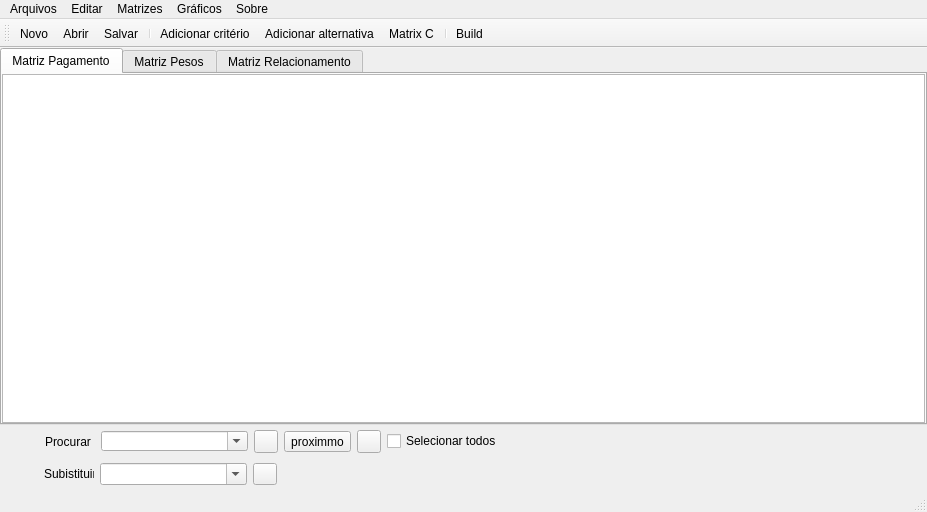
<?xml version="1.0" encoding="UTF-8"?>
<ui version="4.0">
 <class>MainWindow</class>
 <widget class="QMainWindow" name="MainWindow">
  <property name="geometry">
   <rect>
    <x>0</x>
    <y>0</y>
    <width>927</width>
    <height>512</height>
   </rect>
  </property>
  <property name="windowTitle">
   <string>MEM - Método de Escolha Múltipla</string>
  </property>
  <property name="documentMode">
   <bool>false</bool>
  </property>
  <property name="tabShape">
   <enum>QTabWidget::Rounded</enum>
  </property>
  <widget class="QWidget" name="centralWidget">
   <layout class="QVBoxLayout" name="verticalLayout">
    <property name="spacing">
     <number>0</number>
    </property>
    <property name="leftMargin">
     <number>0</number>
    </property>
    <property name="topMargin">
     <number>0</number>
    </property>
    <property name="rightMargin">
     <number>0</number>
    </property>
    <property name="bottomMargin">
     <number>0</number>
    </property>
    <item>
     <widget class="QTabWidget" name="tabWidget">
      <property name="currentIndex">
       <number>0</number>
      </property>
      <property name="tabsClosable">
       <bool>false</bool>
      </property>
      <widget class="QWidget" name="tabMatrixPayment">
       <attribute name="title">
        <string>Matriz Pagamento</string>
       </attribute>
       <layout class="QHBoxLayout" name="horizontalLayout">
        <property name="spacing">
         <number>0</number>
        </property>
        <property name="leftMargin">
         <number>0</number>
        </property>
        <property name="topMargin">
         <number>0</number>
        </property>
        <property name="rightMargin">
         <number>0</number>
        </property>
        <property name="bottomMargin">
         <number>0</number>
        </property>
        <item>
         <widget class="Table" name="tableMatrixPayment">
          <attribute name="verticalHeaderShowSortIndicator" stdset="0">
           <bool>false</bool>
          </attribute>
          <attribute name="verticalHeaderStretchLastSection">
           <bool>false</bool>
          </attribute>
         </widget>
        </item>
       </layout>
      </widget>
      <widget class="QWidget" name="tabMatrixWeight">
       <attribute name="title">
        <string>Matriz Pesos</string>
       </attribute>
       <layout class="QHBoxLayout" name="horizontalLayout_2">
        <property name="leftMargin">
         <number>0</number>
        </property>
        <property name="topMargin">
         <number>0</number>
        </property>
        <property name="rightMargin">
         <number>0</number>
        </property>
        <property name="bottomMargin">
         <number>0</number>
        </property>
        <item>
         <widget class="Table" name="tableMatrixWeight"/>
        </item>
       </layout>
      </widget>
      <widget class="QWidget" name="tabMatrixRelationship">
       <attribute name="title">
        <string>Matriz Relacionamento</string>
       </attribute>
       <layout class="QHBoxLayout" name="horizontalLayout_3">
        <property name="leftMargin">
         <number>0</number>
        </property>
        <property name="topMargin">
         <number>0</number>
        </property>
        <property name="rightMargin">
         <number>0</number>
        </property>
        <property name="bottomMargin">
         <number>0</number>
        </property>
        <item>
         <widget class="Table" name="tableMatrixRelationship"/>
        </item>
       </layout>
      </widget>
     </widget>
    </item>
    <item>
     <widget class="FindTable" name="tableFindValue" native="true">
      <property name="minimumSize">
       <size>
        <width>921</width>
        <height>40</height>
       </size>
      </property>
      <property name="maximumSize">
       <size>
        <width>921</width>
        <height>80</height>
       </size>
      </property>
      <layout class="QVBoxLayout" name="verticalLayout_4">
       <property name="leftMargin">
        <number>9</number>
       </property>
       <property name="topMargin">
        <number>0</number>
       </property>
       <property name="bottomMargin">
        <number>0</number>
       </property>
       <item>
        <layout class="QVBoxLayout" name="verticalLayout_2">
         <property name="spacing">
          <number>0</number>
         </property>
         <property name="leftMargin">
          <number>0</number>
         </property>
         <property name="topMargin">
          <number>0</number>
         </property>
         <property name="rightMargin">
          <number>0</number>
         </property>
         <property name="bottomMargin">
          <number>0</number>
         </property>
         <item>
          <widget class="QWidget" name="wgtFindTbale" native="true">
           <layout class="QHBoxLayout" name="horizontalLayout_4">
            <property name="sizeConstraint">
             <enum>QLayout::SetMinAndMaxSize</enum>
            </property>
            <property name="leftMargin">
             <number>6</number>
            </property>
            <property name="topMargin">
             <number>5</number>
            </property>
            <property name="rightMargin">
             <number>6</number>
            </property>
            <property name="bottomMargin">
             <number>5</number>
            </property>
            <item>
             <widget class="QToolButton" name="btnFindClose">
              <property name="text">
               <string/>
              </property>
              <property name="icon">
               <iconset resource="imagens.qrc">
                <normaloff>:/imagens/cancel.png</normaloff>:/imagens/cancel.png</iconset>
              </property>
              <property name="popupMode">
               <enum>QToolButton::DelayedPopup</enum>
              </property>
              <property name="autoRaise">
               <bool>true</bool>
              </property>
              <property name="arrowType">
               <enum>Qt::NoArrow</enum>
              </property>
             </widget>
            </item>
            <item>
             <widget class="QLabel" name="lblFind">
              <property name="minimumSize">
               <size>
                <width>50</width>
                <height>0</height>
               </size>
              </property>
              <property name="maximumSize">
               <size>
                <width>50</width>
                <height>16777215</height>
               </size>
              </property>
              <property name="text">
               <string>Procurar</string>
              </property>
             </widget>
            </item>
            <item>
             <widget class="QComboBox" name="cbxFind">
              <property name="minimumSize">
               <size>
                <width>147</width>
                <height>20</height>
               </size>
              </property>
              <property name="maximumSize">
               <size>
                <width>147</width>
                <height>20</height>
               </size>
              </property>
              <property name="editable">
               <bool>true</bool>
              </property>
              <property name="maxVisibleItems">
               <number>10</number>
              </property>
              <property name="insertPolicy">
               <enum>QComboBox::NoInsert</enum>
              </property>
             </widget>
            </item>
            <item>
             <widget class="QToolButton" name="btnFind">
              <property name="text">
               <string/>
              </property>
              <property name="icon">
               <iconset resource="imagens.qrc">
                <normaloff>:/imagens/find.png</normaloff>:/imagens/find.png</iconset>
              </property>
             </widget>
            </item>
            <item>
             <widget class="QToolButton" name="btnFindPrev">
              <property name="text">
               <string>proximmo</string>
              </property>
              <property name="icon">
               <iconset resource="imagens.qrc">
                <normaloff>:/imagens/arrow_left.png</normaloff>:/imagens/arrow_left.png</iconset>
              </property>
              <property name="checkable">
               <bool>false</bool>
              </property>
             </widget>
            </item>
            <item>
             <widget class="QToolButton" name="btnFindNext">
              <property name="text">
               <string/>
              </property>
              <property name="icon">
               <iconset resource="imagens.qrc">
                <normaloff>:/imagens/arrow_right.png</normaloff>:/imagens/arrow_right.png</iconset>
              </property>
              <property name="checkable">
               <bool>false</bool>
              </property>
              <property name="checked">
               <bool>false</bool>
              </property>
             </widget>
            </item>
            <item>
             <widget class="QCheckBox" name="ckbSelectAll">
              <property name="text">
               <string>Selecionar todos</string>
              </property>
             </widget>
            </item>
            <item>
             <widget class="QLabel" name="lblInfomation">
              <property name="text">
               <string/>
              </property>
             </widget>
            </item>
            <item>
             <spacer name="horizontalSpacer_2">
              <property name="orientation">
               <enum>Qt::Horizontal</enum>
              </property>
              <property name="sizeType">
               <enum>QSizePolicy::MinimumExpanding</enum>
              </property>
              <property name="sizeHint" stdset="0">
               <size>
                <width>40</width>
                <height>20</height>
               </size>
              </property>
             </spacer>
            </item>
           </layout>
          </widget>
         </item>
         <item>
          <widget class="QWidget" name="wgtReplaceTable" native="true">
           <property name="minimumSize">
            <size>
             <width>0</width>
             <height>32</height>
            </size>
           </property>
           <property name="maximumSize">
            <size>
             <width>16777215</width>
             <height>32</height>
            </size>
           </property>
           <layout class="QHBoxLayout" name="horizontalLayout_5">
            <property name="leftMargin">
             <number>6</number>
            </property>
            <property name="topMargin">
             <number>5</number>
            </property>
            <property name="rightMargin">
             <number>6</number>
            </property>
            <property name="bottomMargin">
             <number>5</number>
            </property>
            <item>
             <spacer name="horizontalSpacer_3">
              <property name="orientation">
               <enum>Qt::Horizontal</enum>
              </property>
              <property name="sizeType">
               <enum>QSizePolicy::Fixed</enum>
              </property>
              <property name="sizeHint" stdset="0">
               <size>
                <width>29</width>
                <height>20</height>
               </size>
              </property>
             </spacer>
            </item>
            <item>
             <widget class="QLabel" name="lblReplace">
              <property name="minimumSize">
               <size>
                <width>50</width>
                <height>0</height>
               </size>
              </property>
              <property name="maximumSize">
               <size>
                <width>50</width>
                <height>16777215</height>
               </size>
              </property>
              <property name="text">
               <string>Subistituir</string>
              </property>
             </widget>
            </item>
            <item>
             <widget class="QComboBox" name="cbxReplace">
              <property name="minimumSize">
               <size>
                <width>147</width>
                <height>0</height>
               </size>
              </property>
              <property name="maximumSize">
               <size>
                <width>147</width>
                <height>16777215</height>
               </size>
              </property>
              <property name="editable">
               <bool>true</bool>
              </property>
              <property name="insertPolicy">
               <enum>QComboBox::NoInsert</enum>
              </property>
             </widget>
            </item>
            <item>
             <widget class="QToolButton" name="btnReplace">
              <property name="layoutDirection">
               <enum>Qt::LeftToRight</enum>
              </property>
              <property name="autoFillBackground">
               <bool>false</bool>
              </property>
              <property name="text">
               <string/>
              </property>
              <property name="icon">
               <iconset resource="imagens.qrc">
                <normaloff>:/imagens/table_replace.png</normaloff>:/imagens/table_replace.png</iconset>
              </property>
             </widget>
            </item>
            <item>
             <spacer name="horizontalSpacer">
              <property name="orientation">
               <enum>Qt::Horizontal</enum>
              </property>
              <property name="sizeType">
               <enum>QSizePolicy::Expanding</enum>
              </property>
              <property name="sizeHint" stdset="0">
               <size>
                <width>40</width>
                <height>20</height>
               </size>
              </property>
             </spacer>
            </item>
           </layout>
          </widget>
         </item>
        </layout>
       </item>
      </layout>
     </widget>
    </item>
   </layout>
  </widget>
  <widget class="QMenuBar" name="menuBar">
   <property name="geometry">
    <rect>
     <x>0</x>
     <y>0</y>
     <width>927</width>
     <height>21</height>
    </rect>
   </property>
   <widget class="QMenu" name="menuArquivos">
    <property name="title">
     <string>Arquivos</string>
    </property>
    <widget class="QMenu" name="menuLinguagem">
     <property name="title">
      <string>Linguagem</string>
     </property>
     <addaction name="actPortuguese"/>
     <addaction name="actEnglish"/>
     <addaction name="actEspanish"/>
     <addaction name="actFrench"/>
     <addaction name="actArabic"/>
    </widget>
    <addaction name="actNewMenu"/>
    <addaction name="actOpenMenu"/>
    <addaction name="actSaveMenu"/>
    <addaction name="separator"/>
    <addaction name="actConfiguration"/>
    <addaction name="menuLinguagem"/>
    <addaction name="separator"/>
    <addaction name="actClose"/>
   </widget>
   <widget class="QMenu" name="menuEdit">
    <property name="title">
     <string>Editar</string>
    </property>
    <widget class="QMenu" name="menuCriteria">
     <property name="title">
      <string>Critério</string>
     </property>
     <addaction name="actAddCriteriaMenu"/>
     <addaction name="actDeleteCriteria"/>
     <addaction name="separator"/>
     <addaction name="actEditCriteria"/>
    </widget>
    <widget class="QMenu" name="menuAlternative">
     <property name="title">
      <string>Alternativa</string>
     </property>
     <addaction name="actAddAlternativeMenu"/>
     <addaction name="actDeleteAlternative"/>
     <addaction name="separator"/>
     <addaction name="actEditAlternative"/>
    </widget>
    <addaction name="menuCriteria"/>
    <addaction name="menuAlternative"/>
    <addaction name="actMatrixCMenu"/>
    <addaction name="separator"/>
    <addaction name="actFindInTable"/>
    <addaction name="actReplaceTable"/>
   </widget>
   <widget class="QMenu" name="menuTabela">
    <property name="title">
     <string>Matrizes</string>
    </property>
    <addaction name="actMatrixALine"/>
    <addaction name="actMatrixBLine"/>
    <addaction name="actResultRelative"/>
    <addaction name="separator"/>
    <addaction name="actMirror"/>
   </widget>
   <widget class="QMenu" name="menuAbout">
    <property name="title">
     <string>Sobre</string>
    </property>
    <addaction name="actHelp"/>
    <addaction name="actAbout"/>
   </widget>
   <widget class="QMenu" name="menuGraphics">
    <property name="title">
     <string>Gráficos</string>
    </property>
    <addaction name="actGraphResult"/>
    <addaction name="actSensibilityGraphic"/>
   </widget>
   <addaction name="menuArquivos"/>
   <addaction name="menuEdit"/>
   <addaction name="menuTabela"/>
   <addaction name="menuGraphics"/>
   <addaction name="menuAbout"/>
  </widget>
  <widget class="QToolBar" name="mainToolBar">
   <property name="iconSize">
    <size>
     <width>32</width>
     <height>32</height>
    </size>
   </property>
   <property name="floatable">
    <bool>true</bool>
   </property>
   <attribute name="toolBarArea">
    <enum>TopToolBarArea</enum>
   </attribute>
   <attribute name="toolBarBreak">
    <bool>false</bool>
   </attribute>
   <addaction name="actNew"/>
   <addaction name="actOpen"/>
   <addaction name="actSave"/>
   <addaction name="separator"/>
   <addaction name="actAddCriteria"/>
   <addaction name="actAddAlternative"/>
   <addaction name="actMatrixC"/>
   <addaction name="separator"/>
   <addaction name="actBuild"/>
  </widget>
  <widget class="QStatusBar" name="statusBar"/>
  <action name="actOpen">
   <property name="icon">
    <iconset resource="imagens.qrc">
     <normaloff>:/imagens/folder_table_32.png</normaloff>:/imagens/folder_table_32.png</iconset>
   </property>
   <property name="text">
    <string>Abrir</string>
   </property>
   <property name="shortcut">
    <string>Ctrl+O</string>
   </property>
  </action>
  <action name="actSave">
   <property name="icon">
    <iconset resource="imagens.qrc">
     <normaloff>:/imagens/save_32.png</normaloff>:/imagens/save_32.png</iconset>
   </property>
   <property name="text">
    <string>Salvar</string>
   </property>
   <property name="shortcut">
    <string>Ctrl+S</string>
   </property>
  </action>
  <action name="actClose">
   <property name="icon">
    <iconset resource="imagens.qrc">
     <normaloff>:/imagens/cross.png</normaloff>:/imagens/cross.png</iconset>
   </property>
   <property name="text">
    <string>Fechar</string>
   </property>
  </action>
  <action name="actPortuguese">
   <property name="checkable">
    <bool>true</bool>
   </property>
   <property name="checked">
    <bool>false</bool>
   </property>
   <property name="icon">
    <iconset resource="imagens.qrc">
     <normaloff>:/imagens/flag_brazil.png</normaloff>:/imagens/flag_brazil.png</iconset>
   </property>
   <property name="text">
    <string>Português</string>
   </property>
  </action>
  <action name="actEnglish">
   <property name="checkable">
    <bool>true</bool>
   </property>
   <property name="icon">
    <iconset resource="imagens.qrc">
     <normaloff>:/imagens/flag_usa.png</normaloff>:/imagens/flag_usa.png</iconset>
   </property>
   <property name="text">
    <string>Inglês</string>
   </property>
  </action>
  <action name="actAddCriteria">
   <property name="icon">
    <iconset resource="imagens.qrc">
     <normaloff>:/imagens/table_col_insert_32.png</normaloff>:/imagens/table_col_insert_32.png</iconset>
   </property>
   <property name="text">
    <string>Adicionar critério</string>
   </property>
   <property name="toolTip">
    <string>Adicionar críterio</string>
   </property>
  </action>
  <action name="actAddAlternative">
   <property name="icon">
    <iconset resource="imagens.qrc">
     <normaloff>:/imagens/table_row_insert_32.png</normaloff>:/imagens/table_row_insert_32.png</iconset>
   </property>
   <property name="text">
    <string>Adicionar alternativa</string>
   </property>
  </action>
  <action name="actMirror">
   <property name="checkable">
    <bool>true</bool>
   </property>
   <property name="checked">
    <bool>true</bool>
   </property>
   <property name="icon">
    <iconset resource="imagens.qrc">
     <normaloff>:/imagens/table_mirror.png</normaloff>:/imagens/table_mirror.png</iconset>
   </property>
   <property name="text">
    <string>Espelhamento</string>
   </property>
   <property name="shortcut">
    <string>Ctrl+E</string>
   </property>
  </action>
  <action name="actAbout">
   <property name="icon">
    <iconset resource="imagens.qrc">
     <normaloff>:/imagens/about.png</normaloff>:/imagens/about.png</iconset>
   </property>
   <property name="text">
    <string>Sobre</string>
   </property>
  </action>
  <action name="actHelp">
   <property name="icon">
    <iconset resource="imagens.qrc">
     <normaloff>:/imagens/help.png</normaloff>:/imagens/help.png</iconset>
   </property>
   <property name="text">
    <string>Ajuda</string>
   </property>
  </action>
  <action name="actEspanish">
   <property name="icon">
    <iconset resource="imagens.qrc">
     <normaloff>:/imagens/flag_spain.png</normaloff>:/imagens/flag_spain.png</iconset>
   </property>
   <property name="text">
    <string>Espanhol</string>
   </property>
  </action>
  <action name="actMatrixALine">
   <property name="checkable">
    <bool>true</bool>
   </property>
   <property name="text">
    <string>Matriz A'</string>
   </property>
  </action>
  <action name="actConfiguration">
   <property name="text">
    <string>Configuração</string>
   </property>
  </action>
  <action name="actFindInTable">
   <property name="icon">
    <iconset resource="imagens.qrc">
     <normaloff>:/imagens/find.png</normaloff>:/imagens/find.png</iconset>
   </property>
   <property name="text">
    <string>Procurar</string>
   </property>
   <property name="shortcut">
    <string>Ctrl+F</string>
   </property>
  </action>
  <action name="actMatrixBLine">
   <property name="checkable">
    <bool>true</bool>
   </property>
   <property name="text">
    <string>Matriz B'</string>
   </property>
  </action>
  <action name="actBuild">
   <property name="icon">
    <iconset resource="imagens.qrc">
     <normaloff>:/imagens/build_32.png</normaloff>:/imagens/build_32.png</iconset>
   </property>
   <property name="text">
    <string>Build</string>
   </property>
  </action>
  <action name="actReplaceTable">
   <property name="icon">
    <iconset resource="imagens.qrc">
     <normaloff>:/imagens/table_replace.png</normaloff>:/imagens/table_replace.png</iconset>
   </property>
   <property name="text">
    <string>Subistituir</string>
   </property>
   <property name="shortcut">
    <string>Ctrl+H</string>
   </property>
  </action>
  <action name="actEditCriteria">
   <property name="icon">
    <iconset resource="imagens.qrc">
     <normaloff>:/imagens/table_refresh.png</normaloff>:/imagens/table_refresh.png</iconset>
   </property>
   <property name="text">
    <string>Editar Critério</string>
   </property>
  </action>
  <action name="actDeleteCriteria">
   <property name="icon">
    <iconset resource="imagens.qrc">
     <normaloff>:/imagens/table_col_delete.png</normaloff>:/imagens/table_col_delete.png</iconset>
   </property>
   <property name="text">
    <string>Excluir critério</string>
   </property>
  </action>
  <action name="actAddCriteriaMenu">
   <property name="icon">
    <iconset resource="imagens.qrc">
     <normaloff>:/imagens/table_col_insert.png</normaloff>:/imagens/table_col_insert.png</iconset>
   </property>
   <property name="text">
    <string>Adicionar critério</string>
   </property>
  </action>
  <action name="actEditAlternative">
   <property name="icon">
    <iconset resource="imagens.qrc">
     <normaloff>:/imagens/table_refresh.png</normaloff>:/imagens/table_refresh.png</iconset>
   </property>
   <property name="text">
    <string>Editar alternativa</string>
   </property>
  </action>
  <action name="actDeleteAlternative">
   <property name="icon">
    <iconset resource="imagens.qrc">
     <normaloff>:/imagens/table_row_delete.png</normaloff>:/imagens/table_row_delete.png</iconset>
   </property>
   <property name="text">
    <string>Excluir alternativa</string>
   </property>
  </action>
  <action name="actAddAlternativeMenu">
   <property name="icon">
    <iconset resource="imagens.qrc">
     <normaloff>:/imagens/table_row_insert.png</normaloff>:/imagens/table_row_insert.png</iconset>
   </property>
   <property name="text">
    <string>Adicionar alternativa</string>
   </property>
  </action>
  <action name="actResultRelative">
   <property name="checkable">
    <bool>true</bool>
   </property>
   <property name="text">
    <string>Resultado parcial</string>
   </property>
  </action>
  <action name="actFrench">
   <property name="icon">
    <iconset resource="imagens.qrc">
     <normaloff>:/imagens/flag_france.png</normaloff>:/imagens/flag_france.png</iconset>
   </property>
   <property name="text">
    <string>Francês</string>
   </property>
  </action>
  <action name="actGraphResult">
   <property name="text">
    <string>Desempenho de alternativa</string>
   </property>
  </action>
  <action name="actNew">
   <property name="icon">
    <iconset resource="imagens.qrc">
     <normaloff>:/imagens/document_empty_32.png</normaloff>:/imagens/document_empty_32.png</iconset>
   </property>
   <property name="text">
    <string>Novo</string>
   </property>
   <property name="shortcut">
    <string>Ctrl+N</string>
   </property>
  </action>
  <action name="actOpenMenu">
   <property name="icon">
    <iconset resource="imagens.qrc">
     <normaloff>:/imagens/folder_table.png</normaloff>:/imagens/folder_table.png</iconset>
   </property>
   <property name="text">
    <string>Abrir</string>
   </property>
  </action>
  <action name="actSaveMenu">
   <property name="icon">
    <iconset resource="imagens.qrc">
     <normaloff>:/imagens/save.png</normaloff>:/imagens/save.png</iconset>
   </property>
   <property name="text">
    <string>Salvar</string>
   </property>
  </action>
  <action name="actNewMenu">
   <property name="icon">
    <iconset resource="imagens.qrc">
     <normaloff>:/imagens/document_empty.png</normaloff>:/imagens/document_empty.png</iconset>
   </property>
   <property name="text">
    <string>Novo</string>
   </property>
  </action>
  <action name="actSensibilityGraphic">
   <property name="text">
    <string>Grafico de sensibilidade</string>
   </property>
  </action>
  <action name="actMatrixC">
   <property name="icon">
    <iconset resource="imagens.qrc">
     <normaloff>:/imagens/table_mirror_32.png</normaloff>:/imagens/table_mirror_32.png</iconset>
   </property>
   <property name="text">
    <string>Matrix C</string>
   </property>
  </action>
  <action name="actMatrixCMenu">
   <property name="text">
    <string>Matrix C</string>
   </property>
  </action>
  <action name="actArabic">
   <property name="icon">
    <iconset>
     <normaloff>imagens/flag_sa.png</normaloff>imagens/flag_sa.png</iconset>
   </property>
   <property name="text">
    <string>Árabe</string>
   </property>
  </action>
 </widget>
 <layoutdefault spacing="6" margin="11"/>
 <customwidgets>
  <customwidget>
   <class>FindTable</class>
   <extends>QWidget</extends>
   <header location="global">findtable.h</header>
   <container>1</container>
  </customwidget>
  <customwidget>
   <class>Table</class>
   <extends>QTableView</extends>
   <header location="global">table.h</header>
   <slots>
    <slot>setMirror(bool)</slot>
   </slots>
  </customwidget>
 </customwidgets>
 <resources>
  <include location="imagens.qrc"/>
 </resources>
 <connections>
  <connection>
   <sender>actClose</sender>
   <signal>triggered()</signal>
   <receiver>MainWindow</receiver>
   <slot>close()</slot>
   <hints>
    <hint type="sourcelabel">
     <x>-1</x>
     <y>-1</y>
    </hint>
    <hint type="destinationlabel">
     <x>199</x>
     <y>149</y>
    </hint>
   </hints>
  </connection>
  <connection>
   <sender>actMirror</sender>
   <signal>toggled(bool)</signal>
   <receiver>tableMatrixRelationship</receiver>
   <slot>setMirror(bool)</slot>
   <hints>
    <hint type="sourcelabel">
     <x>-1</x>
     <y>-1</y>
    </hint>
    <hint type="destinationlabel">
     <x>101</x>
     <y>106</y>
    </hint>
   </hints>
  </connection>
  <connection>
   <sender>actAddCriteriaMenu</sender>
   <signal>triggered()</signal>
   <receiver>MainWindow</receiver>
   <slot>on_actAddCriteria_triggered()</slot>
   <hints>
    <hint type="sourcelabel">
     <x>-1</x>
     <y>-1</y>
    </hint>
    <hint type="destinationlabel">
     <x>463</x>
     <y>255</y>
    </hint>
   </hints>
  </connection>
  <connection>
   <sender>actAddAlternativeMenu</sender>
   <signal>triggered(bool)</signal>
   <receiver>MainWindow</receiver>
   <slot>on_actAddAlternative_triggered()</slot>
   <hints>
    <hint type="sourcelabel">
     <x>-1</x>
     <y>-1</y>
    </hint>
    <hint type="destinationlabel">
     <x>463</x>
     <y>255</y>
    </hint>
   </hints>
  </connection>
  <connection>
   <sender>actOpenMenu</sender>
   <signal>triggered()</signal>
   <receiver>MainWindow</receiver>
   <slot>on_actOpen_triggered()</slot>
   <hints>
    <hint type="sourcelabel">
     <x>-1</x>
     <y>-1</y>
    </hint>
    <hint type="destinationlabel">
     <x>463</x>
     <y>255</y>
    </hint>
   </hints>
  </connection>
  <connection>
   <sender>actNewMenu</sender>
   <signal>triggered()</signal>
   <receiver>MainWindow</receiver>
   <slot>on_actNew_triggered()</slot>
   <hints>
    <hint type="sourcelabel">
     <x>-1</x>
     <y>-1</y>
    </hint>
    <hint type="destinationlabel">
     <x>463</x>
     <y>255</y>
    </hint>
   </hints>
  </connection>
  <connection>
   <sender>actSaveMenu</sender>
   <signal>triggered()</signal>
   <receiver>MainWindow</receiver>
   <slot>on_actSave_triggered()</slot>
   <hints>
    <hint type="sourcelabel">
     <x>-1</x>
     <y>-1</y>
    </hint>
    <hint type="destinationlabel">
     <x>463</x>
     <y>255</y>
    </hint>
   </hints>
  </connection>
  <connection>
   <sender>actMatrixCMenu</sender>
   <signal>triggered()</signal>
   <receiver>MainWindow</receiver>
   <slot>on_actMatrixC_triggered()</slot>
   <hints>
    <hint type="sourcelabel">
     <x>-1</x>
     <y>-1</y>
    </hint>
    <hint type="destinationlabel">
     <x>463</x>
     <y>255</y>
    </hint>
   </hints>
  </connection>
 </connections>
 <slots>
  <slot>on_actAddCriteria_triggered()</slot>
  <slot>on_actAddAlternative_triggered()</slot>
  <slot>on_actOpen_triggered()</slot>
  <slot>on_actSave_triggered()</slot>
  <slot>on_actNew_triggered()</slot>
  <slot>on_actMatrixC_triggered()</slot>
 </slots>
</ui>
